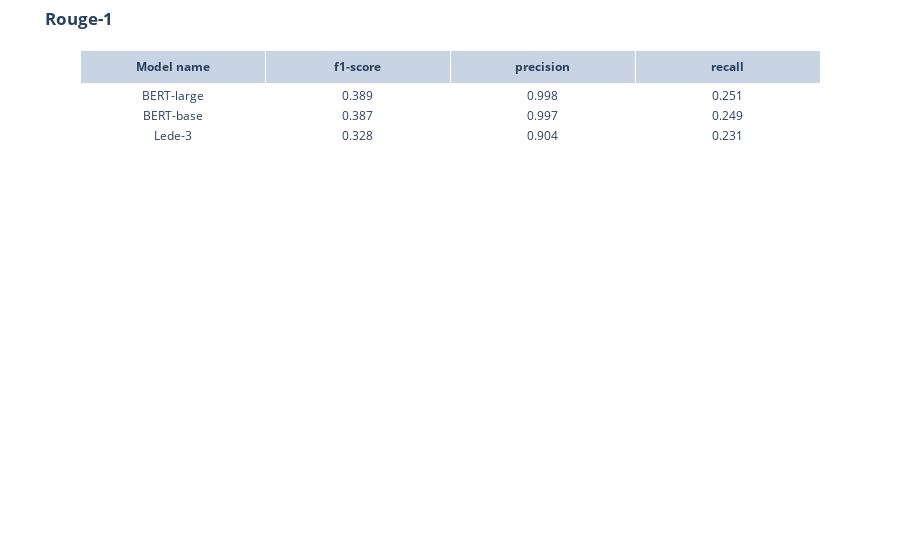
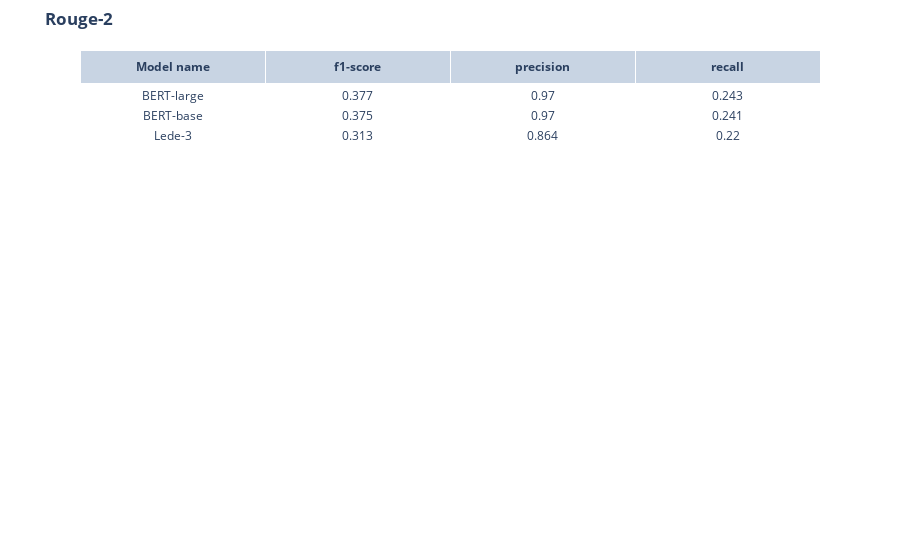
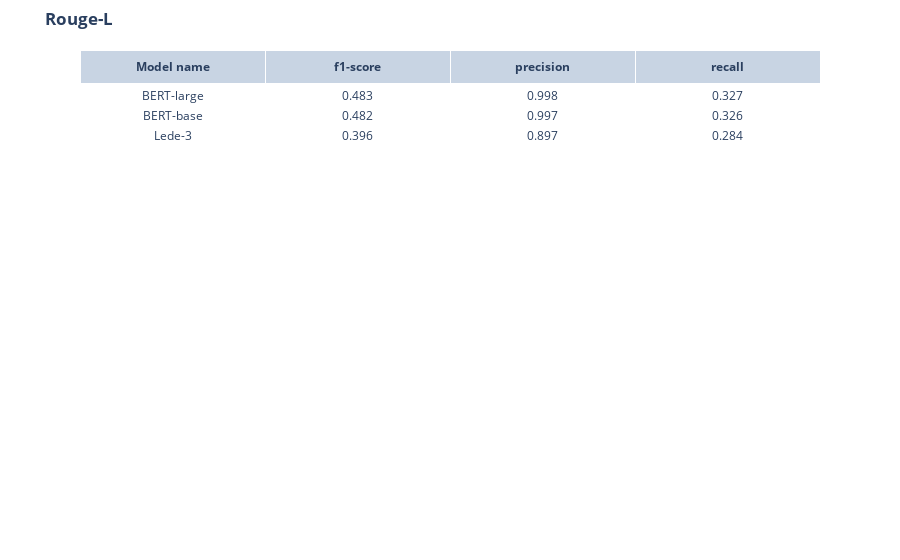

The code cell stored with these charts, in order, in its notebook:
### Code cell
r1_df = pd.DataFrame([round(m['rouge-1'], 3) for n,m in dfs])
r2_df = pd.DataFrame([round(m['rouge-2'], 3) for n,m in dfs])
r_df = pd.DataFrame([round(m['rouge-l'], 3) for n,m in dfs])
figs = plot_rouges([r1_df, r2_df, r_df], )

[f.show() for f in figs]

### Figure 1 — Plotly figure (JSON) as saved in the notebook; plotly's stock layout.template omitted (floating-point values rounded to 4 significant figures)
{"data": [{"cells": {"fill": {"color": "white"}, "values": [["BERT-large", "BERT-base", "Lede-3"], [0.389, 0.387, 0.328], [0.998, 0.997, 0.904], [0.251, 0.249, 0.231]]}, "header": {"values": ["<b>Model name</b>", "<b>f1-score</b>", "<b>precision</b>", "<b>recall</b>"]}, "type": "table"}], "layout": {"margin": {"t": 50}, "title": {"text": "<b>Rouge-1<b>"}}}

### Figure 2 — Plotly figure (JSON) as saved in the notebook; plotly's stock layout.template omitted (floating-point values rounded to 4 significant figures)
{"data": [{"cells": {"fill": {"color": "white"}, "values": [["BERT-large", "BERT-base", "Lede-3"], [0.377, 0.375, 0.313], [0.97, 0.97, 0.864], [0.243, 0.241, 0.22]]}, "header": {"values": ["<b>Model name</b>", "<b>f1-score</b>", "<b>precision</b>", "<b>recall</b>"]}, "type": "table"}], "layout": {"margin": {"t": 50}, "title": {"text": "<b>Rouge-2<b>"}}}

### Figure 3 — Plotly figure (JSON) as saved in the notebook; plotly's stock layout.template omitted (floating-point values rounded to 4 significant figures)
{"data": [{"cells": {"fill": {"color": "white"}, "values": [["BERT-large", "BERT-base", "Lede-3"], [0.483, 0.482, 0.396], [0.998, 0.997, 0.897], [0.327, 0.326, 0.284]]}, "header": {"values": ["<b>Model name</b>", "<b>f1-score</b>", "<b>precision</b>", "<b>recall</b>"]}, "type": "table"}], "layout": {"margin": {"t": 50}, "title": {"text": "<b>Rouge-L<b>"}}}
